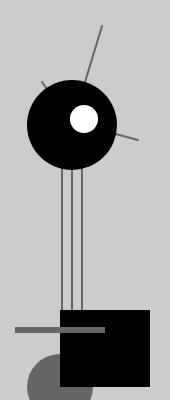
Frame 1 (no input)
Frame 60 (no input): identical to frame 1, image omitted
Frame 120 (the mouse pressed at the canvas centre since frame 60): identical to frame 1, image omitted

The p5.js sketch that drew this single still picture (run headless with seeded random() and noise() and a simulated clock; from frame 60 on, the mouse is pressed at the canvas centre):

// p5.js sketch
// ── sketch.js
/*
note: 
use for loop to make repetation
*/

var x = 60; //x coordinate
var y = 420; //y coordinate
var bodyHeight = 110; //body height
var neckHeight = 140; //neck height
var radius = 45; 
var ny = y - bodyHeight - neckHeight - radius; //neck Y

function setup() {
  createCanvas(170, 400);
  strokeWeight(2);
  ellipseMode(RADIUS);
}

function draw() {
  background(204);  
  //neck
  stroke(102);
  line(x+2, y-bodyHeight, x+2, ny);
  line(x+12, y-bodyHeight, x+12, ny);
  line(x+22, y-bodyHeight, x+22, ny);
  
  //antennae
  line(x+12, ny, x-18, ny-43);
  line(x+12, ny, x+42, ny-99);
  line(x+22, ny, x+78, ny+15);
  
  //body
  noStroke();
  fill(102);
  ellipse(x, y-33, 33, 33);
  fill(0);
  rect(x, y-bodyHeight, 90, bodyHeight-33);
  fill(102);
  rect(x-45, y-bodyHeight+17, 90, 6);
  
  //head
  fill(0);
  ellipse(x+12, ny, radius, radius);
  fill(255);
  ellipse(x+24, ny-6, 14, 14);
  fill(0);
  ellipse(153);
  ellipse(x, ny-8, 5,5);
  ellipse(x+30, ny-26, 4, 4);
  ellipse(x+41, ny+6, 3, 3);
}
